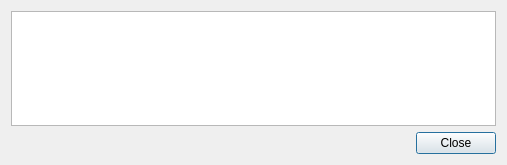
<?xml version="1.0" encoding="UTF-8"?>
<ui version="4.0">
 <class>UpdateDialog</class>
 <widget class="QDialog" name="UpdateDialog">
  <property name="geometry">
   <rect>
    <x>0</x>
    <y>0</y>
    <width>507</width>
    <height>165</height>
   </rect>
  </property>
  <property name="windowTitle">
   <string>Check For Updates</string>
  </property>
  <property name="modal">
   <bool>true</bool>
  </property>
  <layout class="QVBoxLayout" name="verticalLayout">
   <item>
    <widget class="QTextEdit" name="updateTextEdit">
     <property name="textInteractionFlags">
      <set>Qt::LinksAccessibleByKeyboard|Qt::LinksAccessibleByMouse|Qt::TextBrowserInteraction|Qt::TextSelectableByKeyboard|Qt::TextSelectableByMouse</set>
     </property>
    </widget>
   </item>
   <item>
    <layout class="QHBoxLayout" name="horizontalLayout">
     <item>
      <spacer name="horizontalSpacer">
       <property name="orientation">
        <enum>Qt::Horizontal</enum>
       </property>
       <property name="sizeHint" stdset="0">
        <size>
         <width>40</width>
         <height>20</height>
        </size>
       </property>
      </spacer>
     </item>
     <item>
      <widget class="QPushButton" name="closeButton">
       <property name="text">
        <string>Close</string>
       </property>
      </widget>
     </item>
    </layout>
   </item>
  </layout>
 </widget>
 <resources/>
 <connections/>
</ui>
